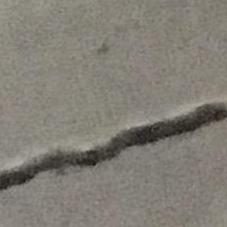
#> input picture 00293.jpg, 227 x 227 px
$ python bounding_box.py
#> lines starting #> are read from the running program, lines starting #| are printed output that depends on the picture
#in this file a try to draw a rectagnle box around the crack
import numpy as np
import cv2

img = cv2.imread('00293.jpg',0)
#> img: shape (227, 227); min 21, max 175, mean 126.4
# 36,226   107,226      (6)
# 36, 0    107,0        (6)
# 0,226   107, 226      (3)
# 0,0     107,0         (3)

#img = cv2.line(img, (0,0), (255,255),(255,0,0),3) #BGR  | thickness
img = cv2.rectangle(img, (0,100),(225,200),(0,255,255),3)
img = cv2.putText(img,'crack',(50,50),cv2.FONT_HERSHEY_SIMPLEX,1,(0,255,0),3) #coordinates you start text from, font,fontsize,thickness
img = cv2.putText(img,'100x225pxls',(25,25),cv2.FONT_HERSHEY_SIMPLEX,1,(0,255,0),1)
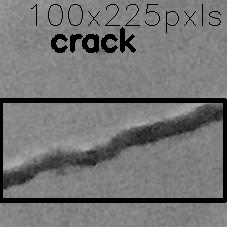
#> img: shape (227, 227); min 0, max 175, mean 115.6

cv2.imshow('crack',img)

cv2.waitKey(0)
cv2.destroyAllWindows()

$ run again, with 00003.jpg copied over 00293.jpg
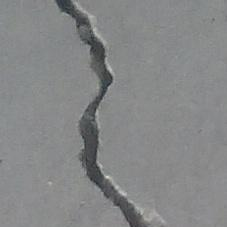
#> input picture 00003.jpg, 227 x 227 px
#> `img = cv2.putText(img,'100x225pxls',(25,25),cv2.FONT_HERSHEY_SIMPLEX,1..`:
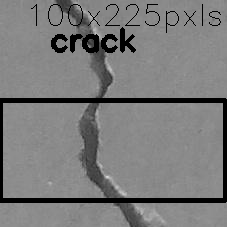
#> img: shape (227, 227); min 0, max 218, mean 123.4

$ run again, with 00007.jpg copied over 00293.jpg
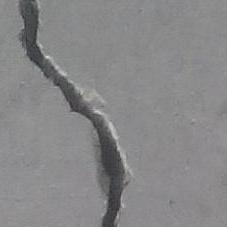
#> input picture 00007.jpg, 227 x 227 px
#> `img = cv2.putText(img,'100x225pxls',(25,25),cv2.FONT_HERSHEY_SIMPLEX,1..`:
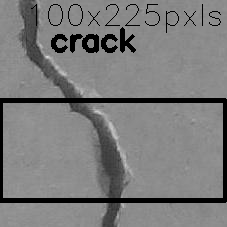
#> img: shape (227, 227); min 0, max 220, mean 123.9
